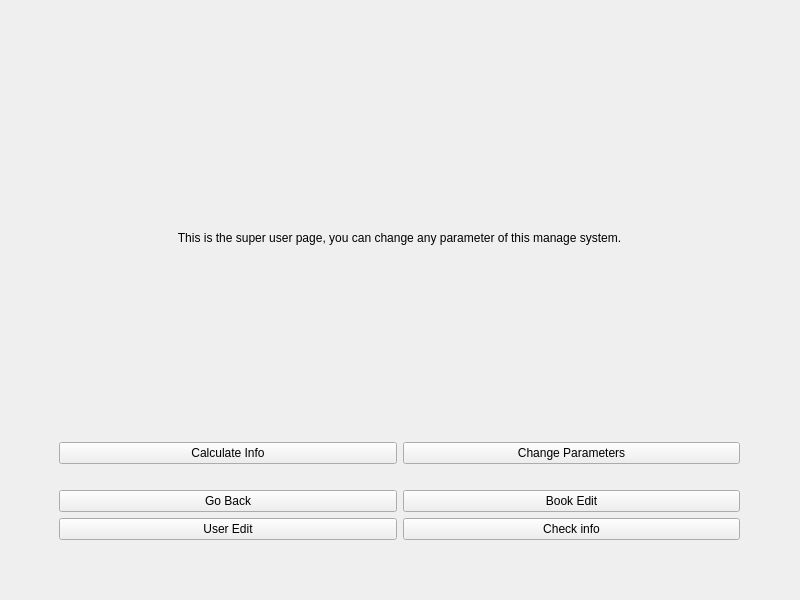
<?xml version="1.0" encoding="UTF-8"?>
<ui version="4.0">
 <class>SuperOptionsPage</class>
 <widget class="QWidget" name="SuperOptionsPage">
  <property name="geometry">
   <rect>
    <x>0</x>
    <y>0</y>
    <width>800</width>
    <height>600</height>
   </rect>
  </property>
  <property name="windowTitle">
   <string>Form</string>
  </property>
  <widget class="QWidget" name="gridLayoutWidget">
   <property name="geometry">
    <rect>
     <x>9</x>
     <y>9</y>
     <width>781</width>
     <height>581</height>
    </rect>
   </property>
   <layout class="QGridLayout" name="gridLayout">
    <property name="leftMargin">
     <number>50</number>
    </property>
    <property name="topMargin">
     <number>50</number>
    </property>
    <property name="rightMargin">
     <number>50</number>
    </property>
    <property name="bottomMargin">
     <number>50</number>
    </property>
    <item row="5" column="0">
     <widget class="QPushButton" name="UserEditButton">
      <property name="text">
       <string>User Edit</string>
      </property>
     </widget>
    </item>
    <item row="5" column="1">
     <widget class="QPushButton" name="CheckInfoButton">
      <property name="text">
       <string>Check info</string>
      </property>
     </widget>
    </item>
    <item row="0" column="0" colspan="2">
     <widget class="QLabel" name="label">
      <property name="text">
       <string>This is the super user page, you can change any parameter of this manage system.</string>
      </property>
      <property name="alignment">
       <set>Qt::AlignCenter</set>
      </property>
     </widget>
    </item>
    <item row="3" column="0" colspan="2">
     <spacer name="horizontalSpacer">
      <property name="orientation">
       <enum>Qt::Horizontal</enum>
      </property>
      <property name="sizeHint" stdset="0">
       <size>
        <width>40</width>
        <height>20</height>
       </size>
      </property>
     </spacer>
    </item>
    <item row="2" column="1">
     <widget class="QPushButton" name="ChangeParamBUtton">
      <property name="text">
       <string>Change Parameters</string>
      </property>
     </widget>
    </item>
    <item row="4" column="1">
     <widget class="QPushButton" name="BookEditButton">
      <property name="text">
       <string>Book Edit</string>
      </property>
     </widget>
    </item>
    <item row="4" column="0">
     <widget class="QPushButton" name="GoBackButton">
      <property name="text">
       <string>Go Back</string>
      </property>
     </widget>
    </item>
    <item row="2" column="0">
     <widget class="QPushButton" name="CalculateButton">
      <property name="text">
       <string>Calculate Info</string>
      </property>
     </widget>
    </item>
    <item row="1" column="0" colspan="2">
     <spacer name="horizontalSpacer_2">
      <property name="orientation">
       <enum>Qt::Horizontal</enum>
      </property>
      <property name="sizeHint" stdset="0">
       <size>
        <width>40</width>
        <height>20</height>
       </size>
      </property>
     </spacer>
    </item>
   </layout>
  </widget>
 </widget>
 <resources/>
 <connections/>
</ui>
